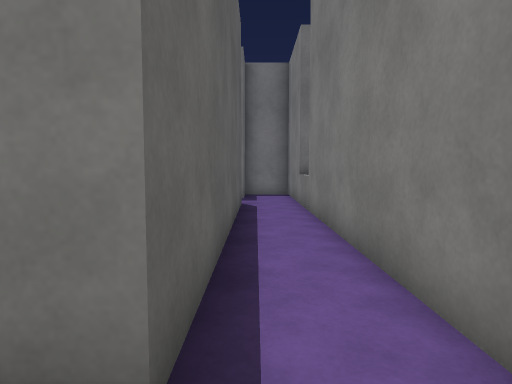
view 1 (above)

20 first-person views from a walk through a Unity game level. The camera is 1.2 m above the floor, tilts 4° down and sees 75° across. The floor is counted in squares, 1 m on a side. Each view is taken from the middle of a square. On the plan, view 1 faces up. The plan holds only what a view shows up to about 14 squares ahead; the rest is blank. The place goes on beyond the plan. Surface patterns are stand-ins for the level's own textures.

view 2
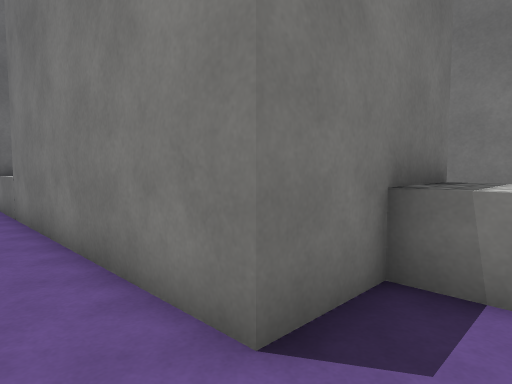

view 3
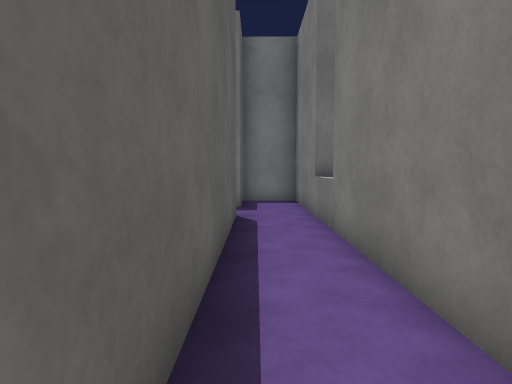

view 4
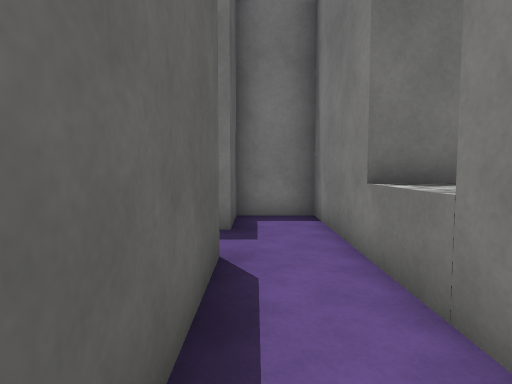

view 5
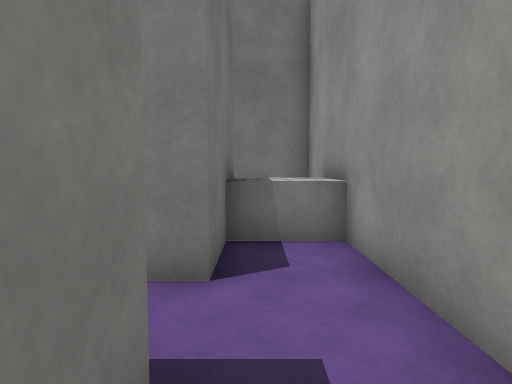

view 6
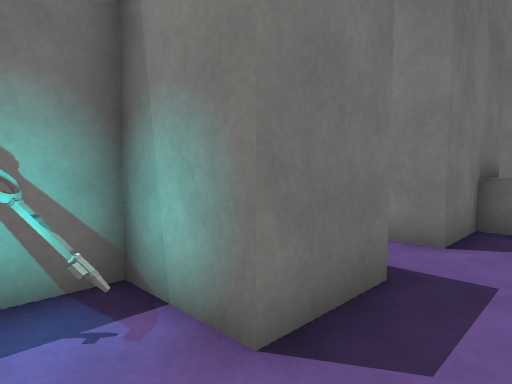

view 7
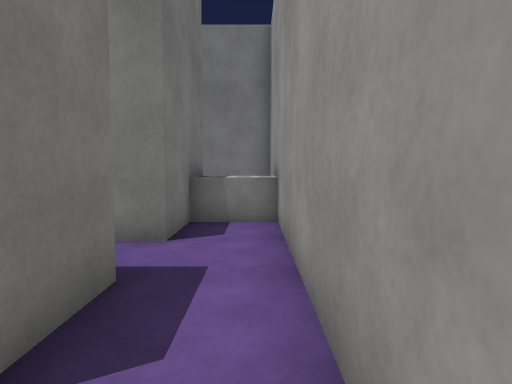

view 8
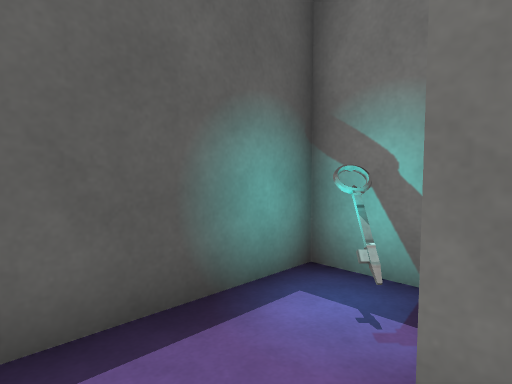

view 9
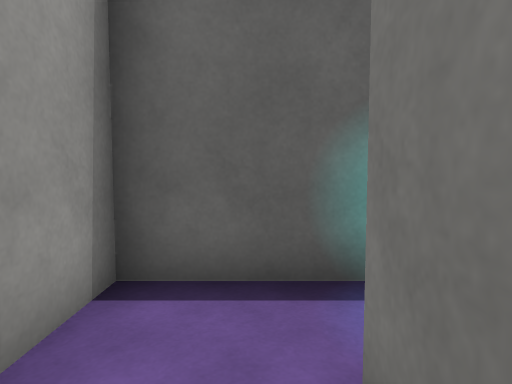

view 10
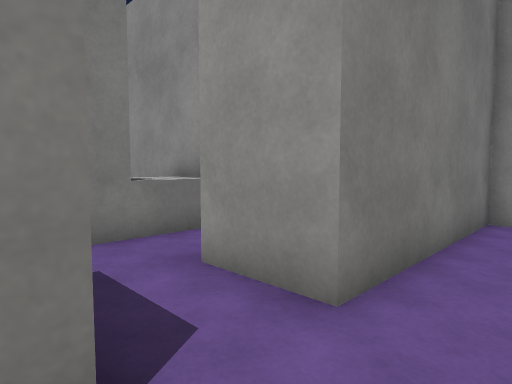

view 11
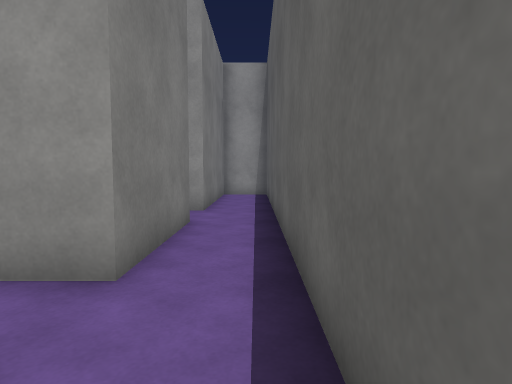

view 12
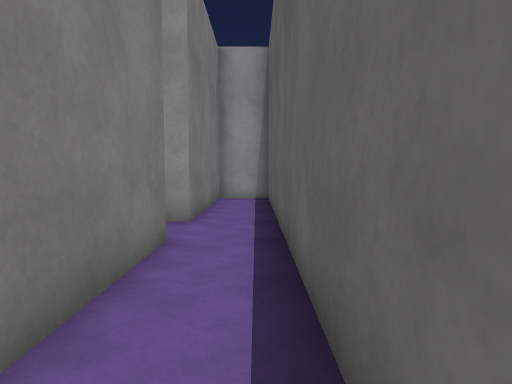

view 13
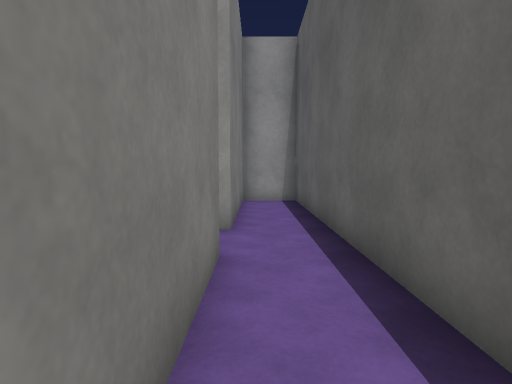

view 14
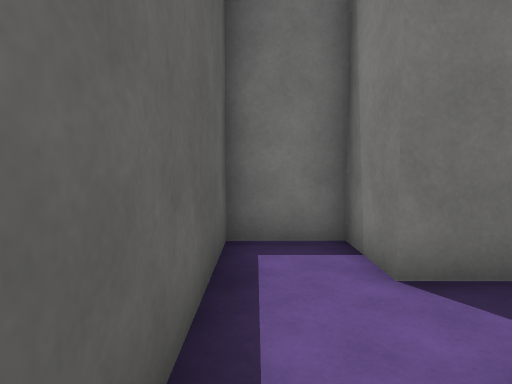

view 15
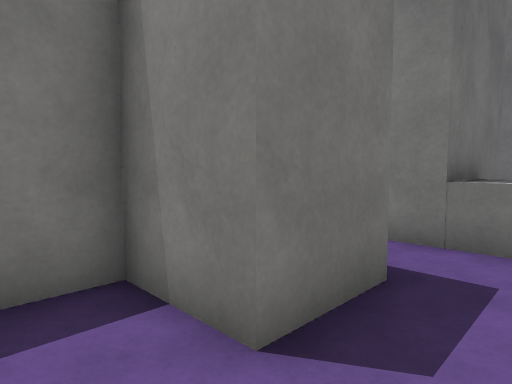

view 16
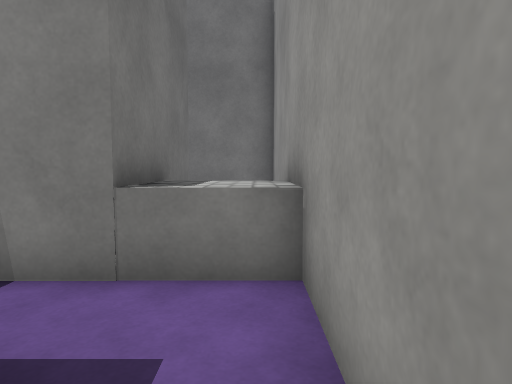

view 17
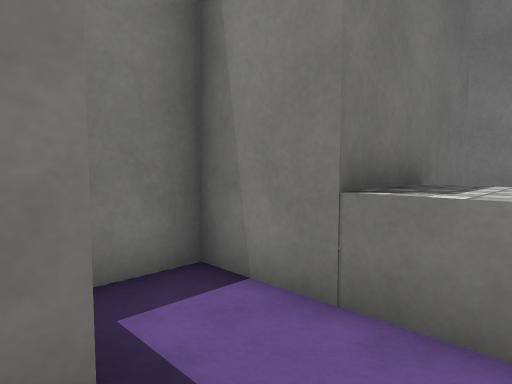

view 18
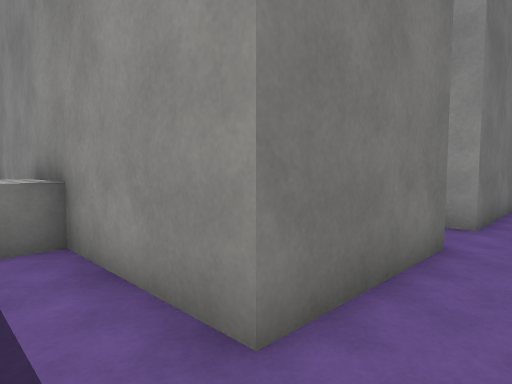

view 19
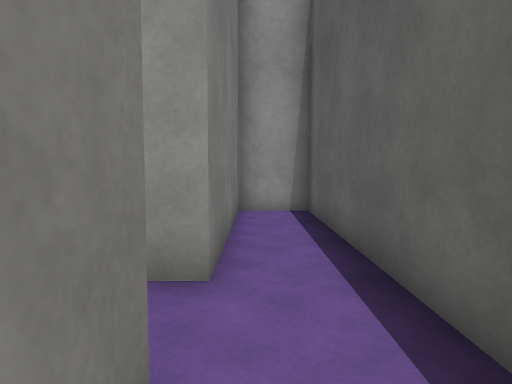

view 20
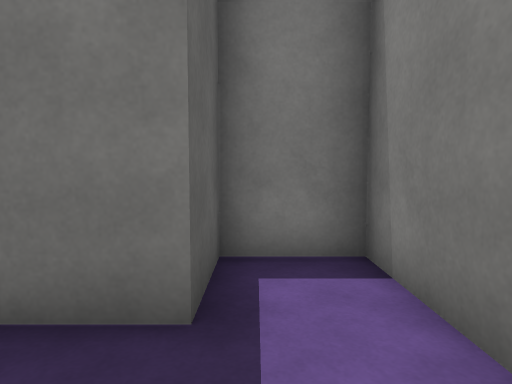

### Floor plan
Ten units are one square. View 1 is at (0, 0); x grows to the right and y downward. Boxes are objects, and circles mark ways between rooms. Rooms are numbered by the first view taken in them; rooms with no view inside come last. Other rooms are left out.
<svg viewBox="-50 -220 120 230">
<path fill="none" stroke="#000" d="M22 -95 59 -95M28 -115 15 -115 15 -155 -5 -155 -5 -135 -20 -135M-25 -115 -5 -115 -5 -15M56 -15 15 -15 15 -95M-5 5 65 5M-5 -15 -25 -15 -25 -35 -45 -35 -45 5 -5 5M-25 -134 -25 -175 -5 -175M-4 -195 -25 -195 -25 -215 -45 -215 -45 -55 -25 -55 -25 -115"/>
<rect x="15" y="-115" width="20" height="20" fill="#bbb"><title>block</title></rect>
<rect x="35" y="-15" width="20" height="20" fill="#bbb"><title>block</title></rect>
<rect x="-45" y="-35" width="10" height="10" fill="#bbb"><title>other object</title></rect>
<circle cx="-15" cy="-5" r="3" fill="#2a7"/>
<circle cx="-15" cy="-125" r="3" fill="#2a7"/>
<text x="10" y="-70">1</text>
<text x="-30" y="-10">2</text>
<text x="-30" y="-140">3</text>
</svg>
Room 1 opens to room 2. Room 1 opens to room 3.

Where each view was taken, in squares from view 1:
view 1: 0 up, 0 right, facing up
view 2: 0 up, 0 right, facing up-right
view 3: 3 up, 0 right, facing up
view 4: 7 up, 0 right, facing up
view 5: 1 up, 2 left, facing right
view 6: 0 up, 4 left, facing up-right
view 7: 0 up, 4 left, facing right
view 8: 0 up, 2 left, facing up-left
view 9: 1 up, 1 left, facing left
view 10: 14 up, 4 left, facing down-right
view 11: 21 up, 4 left, facing down
view 12: 19 up, 4 left, facing down
view 13: 18 up, 3 left, facing down
view 14: 16 up, 4 left, facing up
view 15: 18 up, 4 left, facing up-right
view 16: 18 up, 2 left, facing right
view 17: 18 up, 1 left, facing up-right
view 18: 19 up, 4 left, facing down-right
view 19: 15 up, 3 left, facing down
view 20: 11 up, 0 right, facing up
